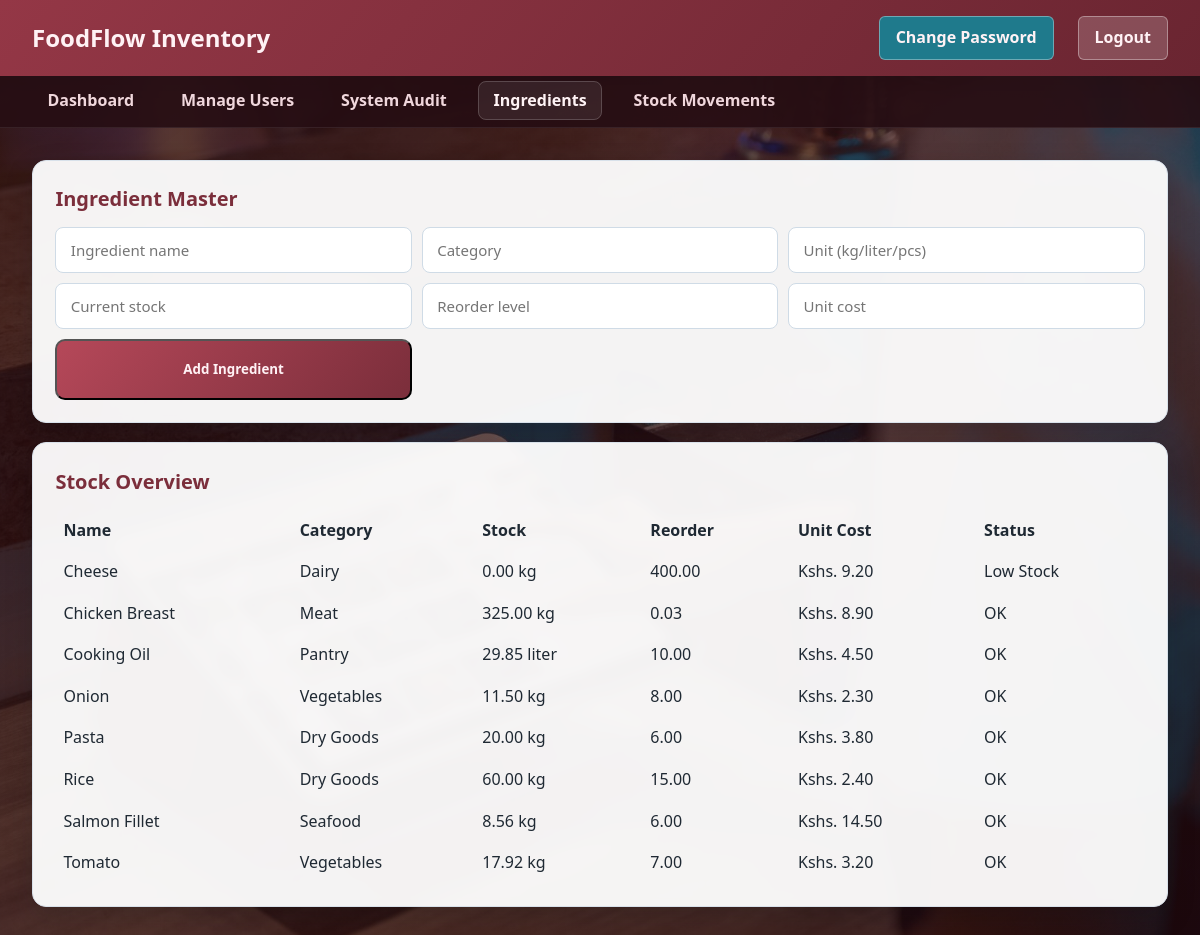
Before: /roles/ingredients.php (signed in) with the older database file.
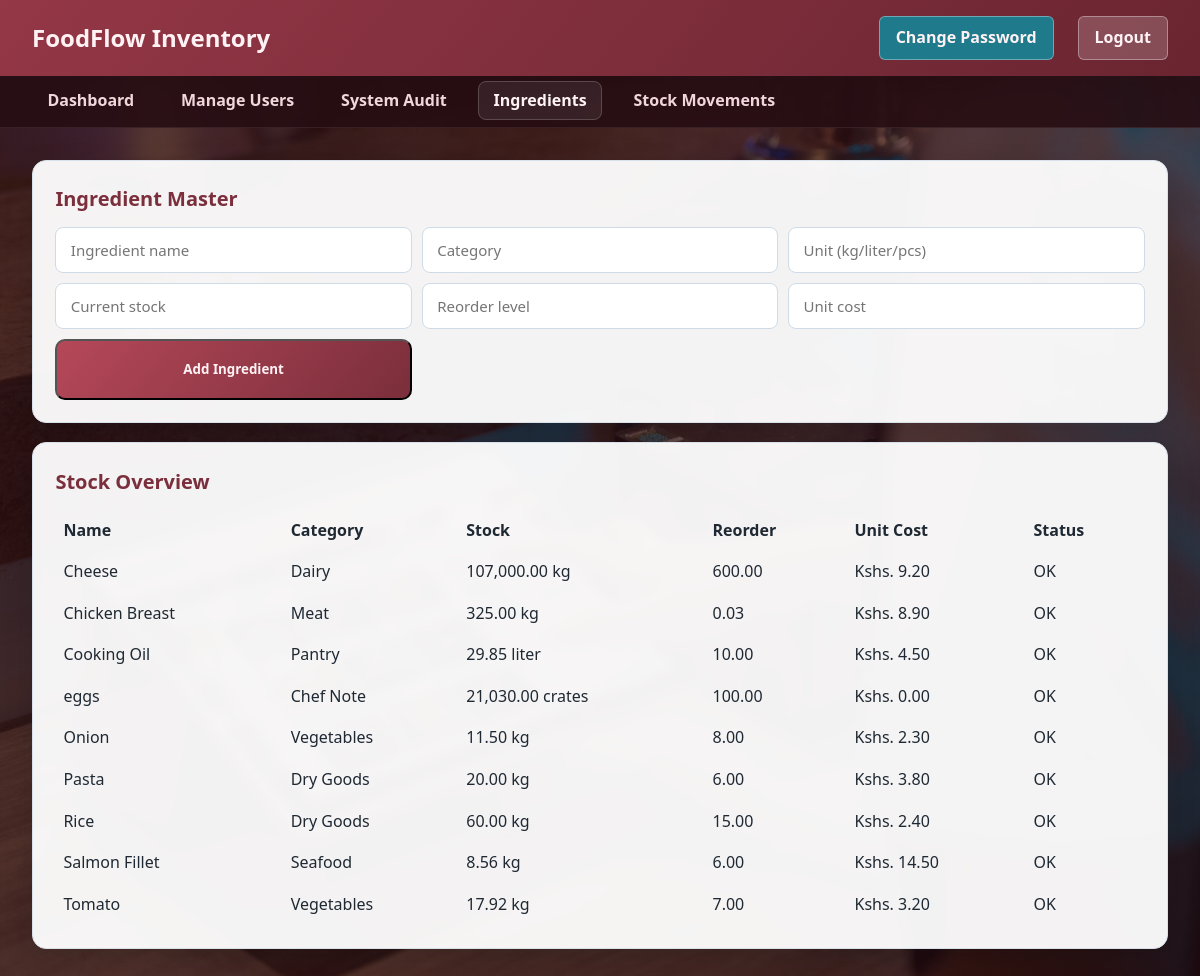
After: the same page with the newer database file.
### tables this page shows
CREATE TABLE `ingredients` (
  `id` int NOT NULL AUTO_INCREMENT,
  `name` varchar(120) NOT NULL,
  `category` varchar(80) DEFAULT NULL,
  `unit` varchar(20) NOT NULL,
  `current_stock` decimal(10,2) NOT NULL DEFAULT '0.00',
  `reorder_level` decimal(10,2) NOT NULL DEFAULT '0.00',
  `unit_cost` decimal(10,2) NOT NULL DEFAULT '0.00',
  `is_active` tinyint(1) DEFAULT '1',
  `created_at` timestamp NULL DEFAULT CURRENT_TIMESTAMP,
  `updated_at` timestamp NULL DEFAULT CURRENT_TIMESTAMP ON UPDATE CURRENT_TIMESTAMP,
  PRIMARY KEY (`id`)
);

### roles/ingredients.php (the view, shortened to what this page needs)
<?php
$role = (string)($_SESSION['role'] ?? '');
$canManage = in_array($role, ['admin', 'manager'], true);
$conn = new mysqli('localhost', 'root', '1234', 'food_inventory');
$ingredients = $conn->query('SELECT * FROM ingredients ORDER BY name');
$isAdmin = $role === 'admin';
$isChef = $role === 'chef';
?>
<!DOCTYPE html>
<html lang="en"><head><meta charset="UTF-8"><meta name="viewport" content="width=device-width, initial-scale=1.0"><title>Ingredients - FoodFlow</title><link rel="stylesheet" href="roles_styles.css"></head>
<body class="dashboard-photo <?php echo $isAdmin ? 'dashboard-admin' : ($isChef ? 'dashboard-chef' : 'dashboard-manager'); ?>">
<nav class="navbar"><div class="navbar-brand">FoodFlow Inventory</div><div class="navbar-user"><a href="../auth/change_password.php" class="logout-btn" style="margin-right:8px;background:#1f7a8c;">Change Password</a><a href="../auth/logout.php" class="logout-btn">Logout</a></div></nav>
<nav class="admin-nav"><ul class="admin-nav-links"><?php if ($isAdmin): ?><li><a href="../admin/admin_dashboard.php">Dashboard</a></li><li><a href="../admin/manage_users.php">Manage Users</a></li><li><a href="../admin/system_audit.php">System Audit</a></li><?php elseif ($isChef): ?><li><a href="chef_dashboard.php">Dashboard</a></li><li><a href="chef_inventory.php">Inventory Console</a></li><li><a href="open_menu.php">Open Food Menu</a></li><?php else: ?><li><a href="manager_dashboard.php">Dashboard</a></li><li><a href="manager_controls.php">Thresholds &amp; Approvals</a></li><li><a href="manager_reports.php">Reports</a></li><?php endif; ?><li><a href="ingredients.php" class="active">Ingredients</a></li><?php if (!$isChef): ?><li><a href="stock_movements.php">Stock Movements</a></li><?php endif; ?></ul></nav>
<div class="container">
    <?php if ($canManage): ?>
    <div class="card">
        <h3> Ingredient Master</h3>
        <form method="POST" style="display:grid;grid-template-columns:repeat(3,minmax(160px,1fr));gap:10px;">
            <input type="text" name="name" placeholder="Ingredient name" required>
            <input type="text" name="category" placeholder="Category">
            <input type="text" name="unit" placeholder="Unit (kg/liter/pcs)" required>
            <input type="number" step="0.01" name="current_stock" placeholder="Current stock" required>
            <input type="number" step="0.01" name="reorder_level" placeholder="Reorder level" required>
            <input type="number" step="0.01" name="unit_cost" placeholder="Unit cost" required>
            <button type="submit" class="action-btn">Add Ingredient</button>
        </form>
    </div>
    <?php endif; ?>
    <div class="card" style="margin-top:16px;">
        <h3> Stock Overview</h3>
        <div style="overflow-x:auto;">
            <table style="width:100%;border-collapse:collapse;">
                <thead><tr><th style="text-align:left;padding:8px;">Name</th><th style="text-align:left;padding:8px;">Category</th><th style="text-align:left;padding:8px;">Stock</th><th style="text-align:left;padding:8px;">Reorder</th><th style="text-align:left;padding:8px;">Unit Cost</th><th style="text-align:left;padding:8px;">Status</th></tr></thead>
                <tbody>
                <?php while($i = $ingredients->fetch_assoc()): $low = ((float)$i['current_stock'] <= (float)$i['reorder_level']); ?>
                    <tr>
                        <td style="padding:8px;"><?php echo htmlspecialchars($i['name']); ?></td>
                        <td style="padding:8px;"><?php echo htmlspecialchars((string)$i['category']); ?></td>
                        <td style="padding:8px;"><?php echo number_format((float)$i['current_stock'],2) . ' ' . htmlspecialchars($i['unit']); ?></td>
                        <td style="padding:8px;"><?php echo number_format((float)$i['reorder_level'],2); ?></td>
                        <td style="padding:8px;">Kshs. <?php echo number_format((float)$i['unit_cost'],2); ?></td>
                        <td style="padding:8px;"><?php echo $low ? 'Low Stock' : 'OK'; ?></td>
                    </tr>
                <?php endwhile; ?>
                </tbody>
            </table>
        </div>
    </div>
</div>
</body></html>

### roles/roles_styles.css (style rules this page uses)
* { margin: 0; padding: 0; box-sizing: border-box; font-family: 'Segoe UI', Tahoma, Geneva, Verdana, sans-serif; }
:root { --text: #1f2933; --muted: #546476; --surface: #ffffff; --surface-soft: #f5f8fb; --border: #d8e1ea; --overlay-a: rgba(8, 18, 28, 0.78); --overlay-b: rgba(10, 22, 36, 0.56); --accent-1: #b48a36; --accent-2: #3f7c87; --accent-3: #e6c276; --accent-contrast: #102129; --nav-bg-1: #b48a36; --nav-bg-2: #3f7c87; --nav-text: #f7fafc; --subnav-bg: rgba(15, 32, 42, 0.86); --subnav-text: #d7e3ed; --btn-primary-1: #b48a36; --btn-primary-2: #3f7c87; --btn-primary-text: #f7fafc; --role-pill-1: #c9a256; --role-pill-2: #7db1ba; --role-pill-text: #1a2830; --status-pending-bg: #fff4d2; --status-pending-text: #6d520f; --status-served-bg: #d7f2e1; --status-served-text: #145c3a; --status-cancel-bg: #f8d5d9; --status-cancel-text: #7a2330; }
body { background: var(--surface-soft); color: var(--text); line-height: 1.6; }
body.dashboard-photo { min-height: 100vh; background-size: cover; background-position: center; background-repeat: no-repeat; background-attachment: fixed; }
body.dashboard-photo::before { content: ""; position: fixed; inset: 0; background: linear-gradient(145deg, var(--overlay-a) 0%, var(--overlay-b) 58%, var(--overlay-a) 100%); pointer-events: none; z-index: 0; }
body.dashboard-photo .navbar, body.dashboard-photo .admin-nav, body.dashboard-photo .container { position: relative; z-index: 1; }
body.dashboard-admin { background-image: url('../Assets/pexels-imin-technology-276315592-12935088.jpg'); --overlay-a: rgba(34, 10, 14, 0.82); --overlay-b: rgba(53, 16, 20, 0.64); --accent-1: #b54859; --accent-2: #7b2e3b; --accent-3: #f0b7bf; --accent-contrast: #fff3f5; --nav-bg-1: #943746; --nav-bg-2: #6a2531; --nav-text: #fff2f5; --subnav-bg: rgba(38, 14, 19, 0.9); --subnav-text: #f0d7dc; --btn-primary-1: #b54859; --btn-primary-2: #7b2e3b; --btn-primary-text: #fff2f5; --role-pill-1: #d0717f; --role-pill-2: #e8b2bb; --role-pill-text: #361018; }
.navbar { background: linear-gradient(130deg, var(--nav-bg-1) 0%, var(--nav-bg-2) 100%); color: var(--nav-text); padding: 1rem 2rem; display: flex; justify-content: space-between; align-items: center; box-shadow: 0 8px 22px rgba(0, 0, 0, 0.22); }
.navbar-brand { font-size: 1.5rem; font-weight: 700; color: var(--nav-text); }
.navbar-user { display: flex; align-items: center; gap: 1rem; color: var(--nav-text); }
.logout-btn { background: rgba(255, 255, 255, 0.18); color: var(--nav-text); border: 1px solid rgba(255, 255, 255, 0.35); padding: 0.5rem 1rem; border-radius: 6px; cursor: pointer; text-decoration: none; transition: all 0.2s ease; font-weight: 600; }
.admin-nav { background: var(--subnav-bg); padding: 0.8rem 2rem; border-bottom: 1px solid rgba(255, 255, 255, 0.08); }
.admin-nav-links { display: flex; gap: 1rem; list-style: none; flex-wrap: wrap; }
.admin-nav-links a { color: var(--subnav-text); text-decoration: none; padding: 0.45rem 0.9rem; border-radius: 8px; transition: all 0.2s ease; font-weight: 600; border: 1px solid transparent; }
.admin-nav-links a:hover, .admin-nav-links a.active { color: var(--accent-contrast); background: rgba(255, 255, 255, 0.08); border-color: rgba(255, 255, 255, 0.18); }
.container { max-width: 1400px; margin: 2rem auto; padding: 0 2rem; }
.card { background: var(--surface); color: var(--text); padding: 1.4rem; border-radius: 14px; border: 1px solid var(--border); box-shadow: 0 10px 28px rgba(3, 14, 24, 0.18); margin-bottom: 1.2rem; }
body.dashboard-photo .card, body.dashboard-photo .stat-card, body.dashboard-photo .chart-card { background: rgba(255, 255, 255, 0.95); -webkit-backdrop-filter: blur(5px); backdrop-filter: blur(5px); }
.card h1, .card h2, .card h3, .chart-card h4 { color: var(--accent-2); margin-bottom: 0.75rem; }
.card h3 { font-size: 1.25rem; }
.form-group input, .form-group select, .form-group textarea, input, select, textarea { width: 100%; padding: 0.75rem 0.9rem; border: 1px solid #cfdbe6; border-radius: 8px; font-size: 0.94rem; color: var(--text); background: #fff; }
.action-btn { background: linear-gradient(130deg, var(--btn-primary-1) 0%, var(--btn-primary-2) 100%); color: var(--btn-primary-text); padding: 1.2rem; border-radius: 10px; text-decoration: none; text-align: center; font-weight: 700; transition: all 0.2s ease; }

Changed rows visible on the page:
changed ingredients "Cheese": current_stock "0.00" → "107,000.00"; reorder_level "400.00" → "600.00"; current_stock "Low Stock" → "OK"
added ingredients: name "eggs", category "Chef Note", current_stock "21,030.00", unit "crates", reorder_level "100.00", unit_cost "0.00", shows "OK"
